Frame 1 (no input): blank canvas, image omitted
Frame 60 (the mouse pressed at the canvas centre just before this capture): blank canvas, image omitted
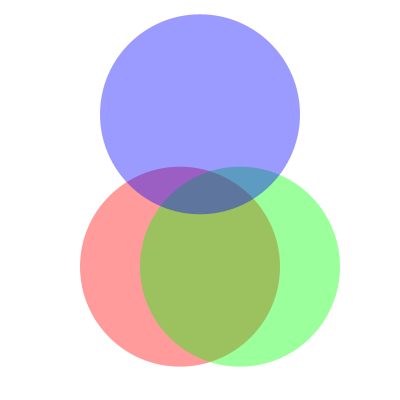
Frame 120 (the mouse held since frame 60 and released just before this capture)

The Processing sketch whose frames 1 and 60 were blank and that drew this single picture after the mouse press (run headless with seeded random() and noise(); from frame 60 on, the mouse is pressed at the canvas centre):

// Processing sketch: processing_99733
// ── processing_99733.pde


void setup(){
size(400,400);
background(255);
noStroke();
smooth();
}

void draw(){
  float x=mouseX;
  float y=mouseY;
  float m=width-mouseX;
  float p=height-mouseY;
background(255);
fill(255,0,0,100);
  ellipse(m-20,height/1.5,y,y);
  fill(0,255,0,100);
  ellipse(p+40,height/1.5,y,y);
  fill(0,0,255,100);
  ellipse(x,height/3.5,y,y);
}
